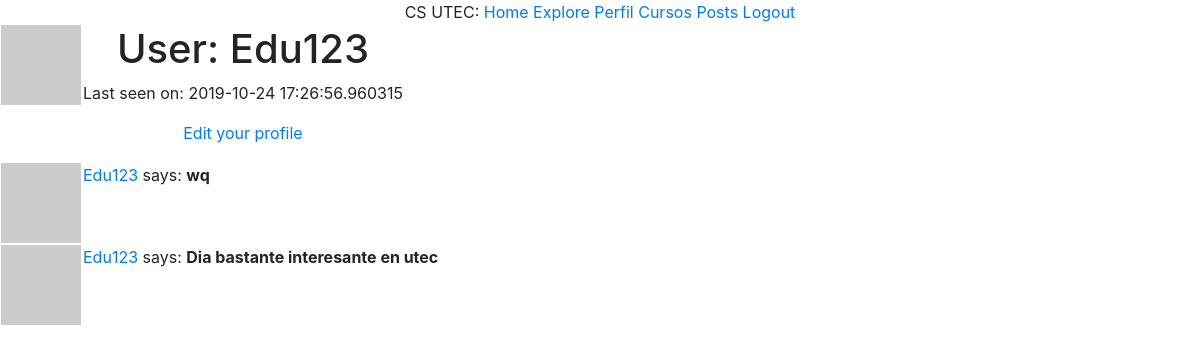
Page /user/Edu123 (signed in) on the earlier database version.
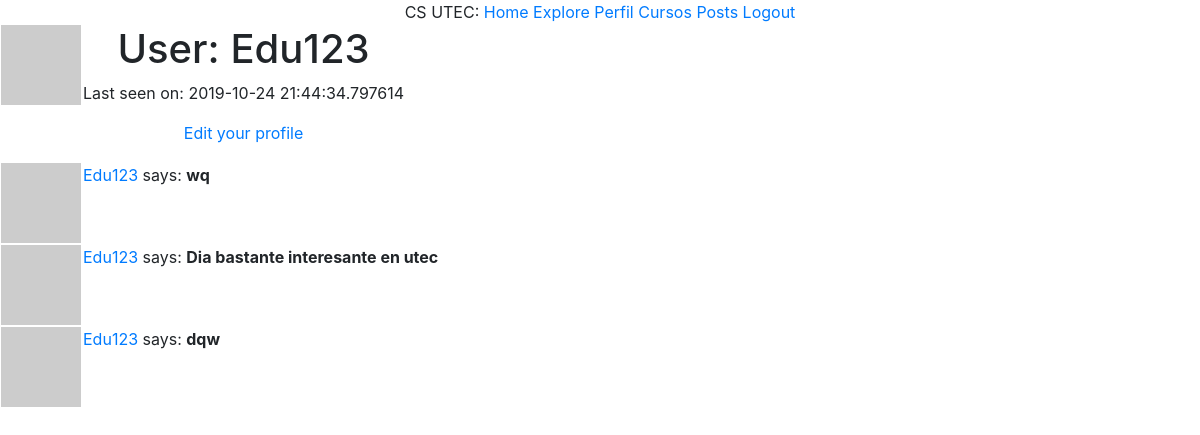
Same page on the later database version.
### app/models.py (models this page shows, shortened)
class User(UserMixin, db.Model):
    id = db.Column(db.Integer, primary_key=True)
    username = db.Column(db.String(70), index = True, unique = True)
    email = db.Column(db.String(90), index = True, unique = True)
    password_hash = db.Column(db.String(110))
    posts = db.relationship('Post', backref='author', lazy='dynamic')
    gender = db.Column(db.String(5))
    about_me = db.Column(db.String(140))
    last_seen = db.Column(db.DateTime, default=datetime.utcnow)
    followed = db.relationship(
        'User', secondary=followers,
        primaryjoin=(followers.c.follower_id == id),
        secondaryjoin=(followers.c.followed_id == id),
        backref=db.backref('followers', lazy='dynamic'), lazy='dynamic')
    def avatar(self, size):
        digest = md5(self.email.lower().encode('utf-8')).hexdigest()
        return 'https://www.gravatar.com/avatar/{}?d=identicon&s={}'.format(digest, size)
    def user_posts(self):
        return self.posts

class Post(db.Model):
    id = db.Column(db.Integer, primary_key=True)
    body = db.Column(db.String(140))
    timestamp = db.Column(db.DateTime, index=True, default=datetime.utcnow)
    user_id = db.Column(db.Integer, db.ForeignKey('user.id'))

### app/routes.py (the view)
@app.route('/user/<username>')
@login_required
def user(username):
    user = User.query.filter_by(username=username).first_or_404()
    posts = current_user.user_posts()
    return render_template('user.html', user=user, posts=posts)

### app/models.py (called while the page is built)
@login.user_loader
def load_user(id):
    return User.query.get(int(id))

### app/routes.py (called while the page is built)
@app.before_request
def before_request():
    if current_user.is_authenticated:
        current_user.last_seen = datetime.utcnow()
        db.session.commit()

### app/templates/user.html (shortened to what this page needs)
{% extends "base.html" %}
{% block content %}
  <table>
        <tr valign="top">
            <td><img src="{{ user.avatar(128) }}"></td>
            <td>
                <h1>User: {{ user.username }}</h1>
                {% if user.last_seen %}<p>Last seen on: {{ user.last_seen }}</p>{% endif %}
                {% if user == current_user %}
                <p><a href="{{ url_for('edit_profile') }}">Edit your profile</a></p>
                {% elif not current_user.is_following(user) %}
                <p><a href="{{ url_for('follow', username=user.username) }}">Follow</a></p>
		{% else %}
		<p><a href="{{ url_for('unfollow', username=user.username) }}">Unfollow</a></p>
                {% endif %}
            </td>
        </tr>
  </table>
    {% for post in posts %}
        {% include "_post.html" %}
    {% endfor %}
{% endblock %}

### app/templates/_post.html
  <table style = "text-align: center">
        <tr valign="top">
            <td><img src="{{ post.author.avatar(36) }}"></td>
            <td>
                <a href="{{ url_for('user', username=post.author.username) }}">
                    {{ post.author.username }}
                </a>
                says: <b>{{ post.body }}</b>
            </td>
        </tr>
    </table>

Differences in the rows shown:
changed User "Edu123": last_seen "2019-10-24 17:26:56.960315" → "2019-10-24 21:44:34.797614"
added Post: author.username "Edu123", body "dqw"
